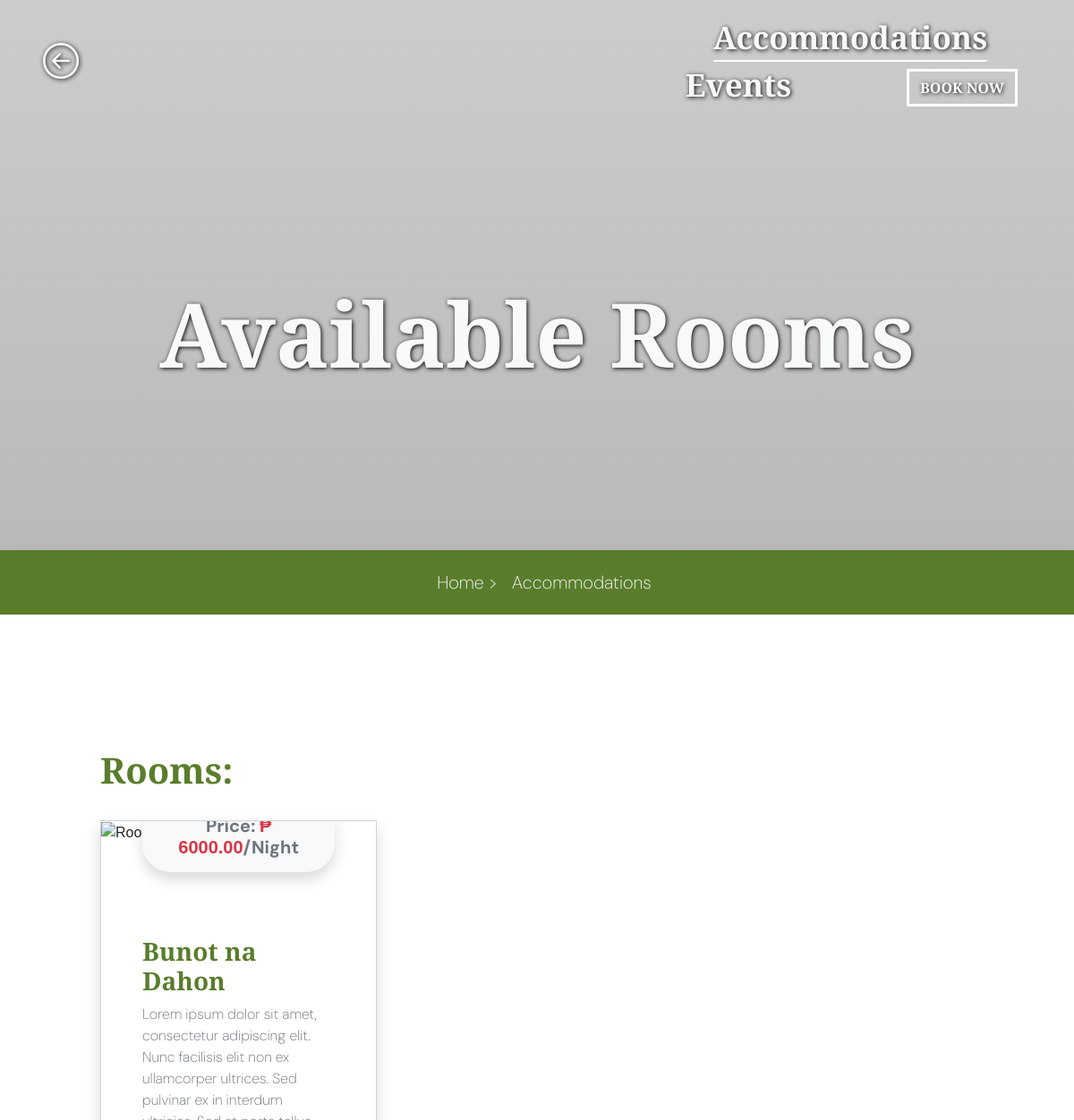
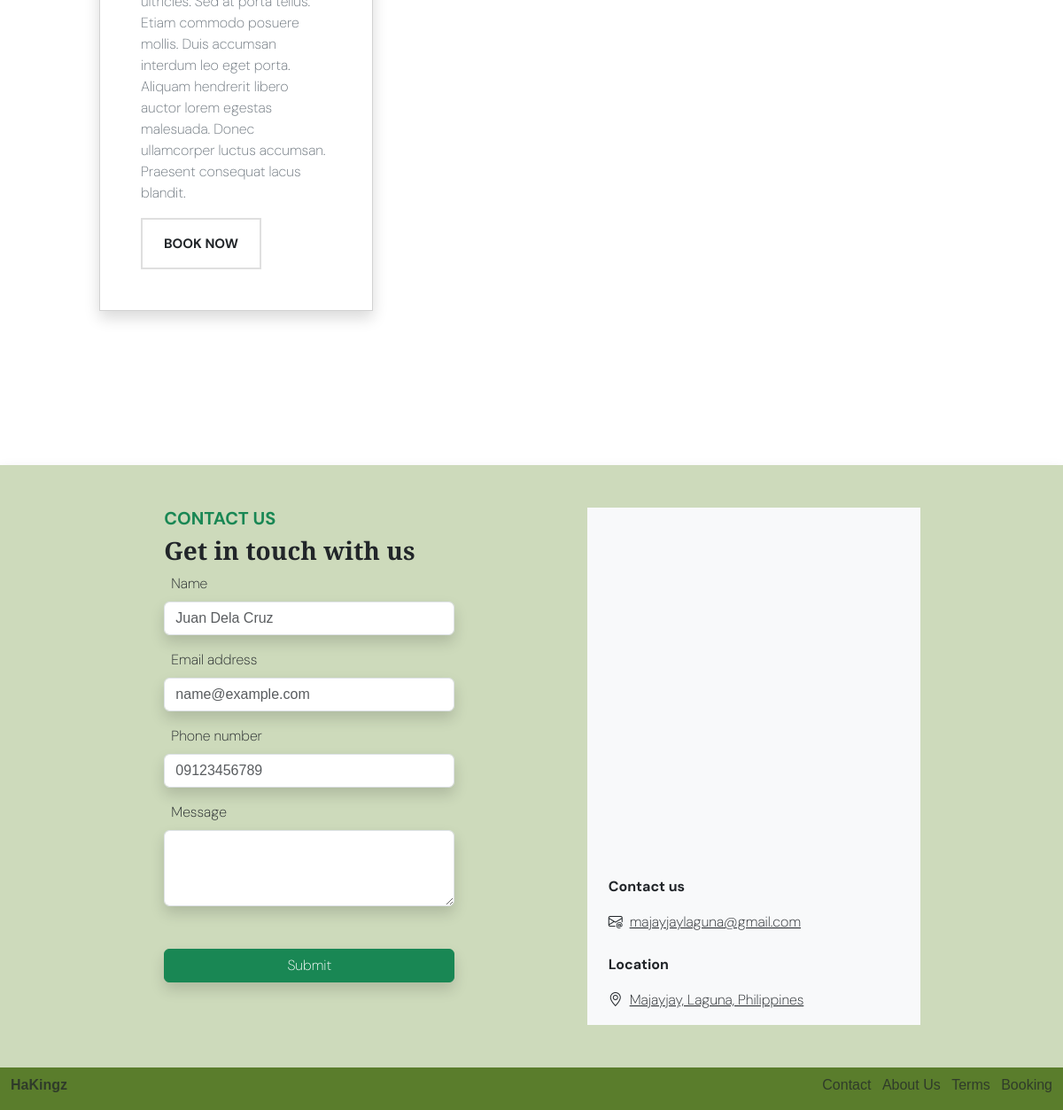
/Resort/page-2.php?businessInfoID=79, run on the app's committed database (2 pictures, top to bottom).
### tables this page shows
CREATE TABLE `roominfotable` (
  `roomID` int(11) NOT NULL,
  `BusinessInfoID` int(11) NOT NULL,
  `roomName` varchar(255) NOT NULL,
  `roomPrice` decimal(10,2) NOT NULL,
  `adultMax` int(11) NOT NULL,
  `ChildrenMax` int(11) NOT NULL,
  `RoomDescriptions` text NOT NULL,
  `image1` varchar(255) DEFAULT NULL,
  `image2` varchar(255) DEFAULT NULL,
  `image3` varchar(255) DEFAULT NULL,
  `image4` varchar(255) DEFAULT NULL,
  `image5` varchar(255) DEFAULT NULL,
  `image6` varchar(255) DEFAULT NULL
);

### Resort/page-2.php (the view, shortened to what this page needs)
<?php
include '../includes/db.php';
$businessInfoID = isset($_GET['businessInfoID']) ? (int) $_GET['businessInfoID'] : 1;
try {
    $stmt = $pdo->prepare("
        SELECT roomID, roomName, roomPrice, RoomDescriptions, image1
        FROM roominfotable
        WHERE BusinessInfoID = :businessInfoID
    ");
    $stmt->execute(['businessInfoID' => $businessInfoID]);
    $rooms = $stmt->fetchAll(PDO::FETCH_ASSOC);
} catch (Exception $e) {
    echo "Error: " . $e->getMessage();
}
?>
<!DOCTYPE html>
<html lang="en">
<head>
    <link href="https://cdn.jsdelivr.net/npm/bootstrap@5.3.3/dist/css/bootstrap.min.css" rel="stylesheet">
    <link rel="stylesheet" href="https://cdn.jsdelivr.net/npm/bootstrap-icons@1.11.3/font/bootstrap-icons.min.css">
    <link rel="stylesheet" href="https://cdn.jsdelivr.net/npm/swiper@11/swiper-bundle.min.css" />
    <link rel="stylesheet" href="https://cdnjs.cloudflare.com/ajax/libs/font-awesome/5.15.3/css/all.min.css">
    <link rel="stylesheet" href="../../resort/new-resort-ui.css">
</head>
<body>
    <main class="content">
        <section class="first-page" id="first-page">
            <div class="container-fluid">
                <div class="row d-flex justify-content-center">
                    <div class="col-lg-4 py-3 ps-5 d-flex justify-content-start align-items-center">
                        <a href="../../resort/page-1.php?businessInfoID=<?php echo $businessInfoID; ?>"><i class="bi bi-arrow-left-circle fw-bold text-light fs-1 text-shadow-light"></i></a>
                    </div>
                    <div class="col-lg-5 py-3 ms-auto">
                        <div class="row">
                            <div class="col text-center">
                                <a href="../../resort/page-2.php" class="page-nav active mx-2 text-light rounded-0 cormorant-text fw-bold text-shadow-light">Accommodations</a>
                            </div>
                            <div class="col text-center">
                                <a href="" class="page-nav mx-2 text-light rounded-0 cormorant-text fw-bold text-shadow-light">Events</a>
                            </div>
                            <div class="col text-center">
                                <a href="../../resort/page-2.php" class="page-nav-book btn mx-2 mt-2  rounded-0 cormorant-text fw-bold text-shadow-light">BOOK NOW</a>
                            </div>
                        </div>
                    </div>
                </div>
                <div class="page-title-container">
                    <h1 class="page-title text-light text-center cormorant-text fw-bold ">Available Rooms</h1>
                </div>
            </div>
        </section>
        <section class="accommodation-page-title bg-color-5 shadow">
            <div class="accommodation-nav bg-color-1 m-0 py-3">
                <div class="d-flex justify-content-center">
                    <a href="../../resort/page-1.php" class="text-decoration-none">
                        <h3 class="nav text-light text-nav mx-3 dm-sans-text">Home ></h3>
                    </a>
                    <a href="../../resort/page-2.php" class="text-decoration-none">
                        <h3 class="nav text-nav text-light dm-sans-text">Accommodations</h3>
                    </a>
                </div>
            </div>
            <div class="container-fluid">
                <div class="row room-lists d-flex justify-content-center align-items-center">
                    <div class="col-xxl-8 col-xl-10 col-lg-10 col-md-11 col-md-12 ">
                        <div class="row">
                            <h1 class="text-color-1 cormorant-text fw-bold">Rooms:</h1>
                            <?php foreach ($rooms as $room): ?>
                                <div class="col-xl-4 col-lg-6 col-md-6 col-sm-10 my-4 d-flex justify-content-center">
                                    <div class="card shadow custom-card-height rounded-0 overflow-hidden">
                                        <div class="img-container">
                                        </div>
                                        <div class="card-body">
                                            <div class="price-overlay shadow bg-light rounded-5">
                                                <h5 class="p-3 text-center dm-sans-text fw-bold text-secondary">Price: <span class="text-danger">&#8369 <?php echo htmlspecialchars($room['roomPrice']); ?></span>/Night</h5>
                                            </div>
                                            <h3 class="card-title text-color-1 fw-bold cormorant-text"><?php echo htmlspecialchars($room['roomName']); ?></h3>
                                            <p class="card-text dm-sans-text text-secondary"><?php echo htmlspecialchars($room['RoomDescriptions']); ?></p>
                                            <a href="../../resort/page-3.php?roomID=<?php echo $room['roomID']; ?>&businessInfoID=<?php echo $businessInfoID; ?>" class="btn btn-book fw-bold dm-sans-text rounded-0 py-3 px-4">BOOK NOW</a>
                                        </div>
                                    </div>
                                </div>
                            <?php endforeach; ?>
                        </div>
                    </div>
                </div>
            </div>
        </section>
        <section id="contact" class="contact-container shadow">
            <div class="container-fluid p-5 bg-color-6">
                <div class="row justify-content-evenly">
                    <div class="col-lg-4 col-sm-5 gx-5 mb-4">
                        <div class="col-12">
                            <h5 class="text-start text-success fw-bold dm-sans-text">CONTACT US</h5>
                        </div>
                        <div class="col-12">
                            <h3 class="text-start text-dark cormorant-text">Get in touch with us</h3>
                        </div>
                        <div class="col-12 mb-3">
                            <label for="text" class="form-label text-start text-dark dm-sans-text ms-2">Name</label>
                            <input type="text" class="form-control shadow" name="" placeholder="Juan Dela Cruz">
                        </div>
                        <div class="col-12 mb-3">
                            <label for="email" class="form-label text-start text-dark dm-sans-text ms-2">Email address</label>
                            <input type="email" class="form-control shadow" name="" placeholder="name@example.com">
                        </div>
                        <div class="col-12 mb-3">
                            <label for="contact" class="form-label text-start text-dark dm-sans-text ms-2">Phone number</label>
                            <input type="number" class="form-control shadow" name="" placeholder="09123456789">
                        </div>
                        <div class="col-12 mb-5">
                            <label for="message" class="form-label text-start text-dark dm-sans-text ms-2">Message</label>
                            <textarea class="form-control shadow" name="" rows="3"></textarea>
                        </div>
                        <div class="col-12 mb-1 d-grid">
                            <button class="btn btn-success shadow dm-sans-text">Submit</button>
                        </div>
                    </div>
                    <div class="col-lg-4 col-sm-5 gx-5 bg-light">
                        <div id="googleMap" style="width:100%;height:400px;"></div>
                        <div class="row">
                            <div class="col-12">
                                <p class="text-start text-dark fw-bold mt-3 dm-sans-text">Contact us</p>
                                <p><i class="bi bi-envelope-at text-dark me-2"></i><a href="" class="text-dark dm-sans-text">majayjaylaguna@gmail.com</a></p>
                            </div>
                            <div class="col-12 ">
                                <p class="text-start text-dark fw-bold mt-2 dm-sans-text">Location</p>
                                <p><i class="bi bi-geo-alt text-dark me-2"></i><a href="" class="text-dark dm-sans-text">Majayjay, Laguna, Philippines</a></p>
                            </div>
                        </div>
                    </div>
                </div>
            </div>
        </section>
        <section class="footer-container bg-color-1">
            <div class="container-fluid ">
                <div class="row ">
                    <div class="col-6 text-start mt-2">
                        <p class="mb-0">
                            <a href="#" class="text-muted">
                                <strong>HaKingz</strong>
                            </a>
                        </p>
                    </div>
                    <div class="col-6 text-end mt-2">
                        <ul class="list-inline">
                            <li class="list-inline-item">
                                <a href="#" class="text-muted">Contact</a>
                            </li>
                            <li class="list-inline-item">
                                <a href="#" class="text-muted">About Us</a>
                            </li>
                            <li class="list-inline-item">
                                <a href="#" class="text-muted">Terms</a>
                            </li>
                            <li class="list-inline-item">
                                <a href="#" class="text-muted">Booking</a>
                            </li>
                        </ul>
                    </div>
                </div>
            </div>
        </section>
    </main>
</body>
</html>

### Resort/new-resort-ui.css (style rules this page uses)
* { margin: 0; padding: 0; box-sizing: border-box; font-family: Arial, Helvetica, sans-serif }
.cormorant-text { font-family: "Cormorant", serif; font-optical-sizing: auto; font-weight: 1000; font-style: normal; }
.dm-sans-text { font-family: "DM Sans", sans-serif; font-optical-sizing: auto; font-weight: 250; font-style: normal; }
body { overflow-x: hidden; position: relative; background: linear-gradient(rgba(0, 0, 0, 0.2), rgba(0, 0, 0, 0.5)), url('../../resort/resort-sea-2.jpg'); background-size: cover; background-position: center; background-attachment: fixed; background-repeat: no-repeat; }
.content { position: relative; z-index: 1; color: white; }
.text-nav { font-size: 20px; padding: 8px 0; }
.page-nav-book { color: #ffffff; border: 0.2rem solid white; }
.page-nav { position: relative; text-decoration: none; display: inline-block; font-size: 35px; }
.page-nav::after { content: " "; position: absolute; bottom: 0; left: 50%; width: 0; height: 2px; background-color: rgb(255, 255, 255); transition: width 0.4s ease, left 0.4s ease; border-radius: 0.9rem; transform-origin: center; }
.page-nav.active::after { width: 100%; left: 0; }
.text-shadow-light { text-shadow: 1px 1px 5px rgb(0, 0, 0); }
.text-color-1 { color: #5A7D2C; }
.bg-color-1 { background-color: #5A7D2C; }
.bg-color-5 { background-color: #ffffff; }
.bg-color-6 { background-color: rgb(205, 218, 187); }
.card { transition: transform 1s ease; }
.price-overlay { transform: translateY(-80%); }
.custom-card-height { width: 27rem; height: auto; }
.custom-card-height .card-body { margin: 0 30px 30px 30px; }
.page-title-container { padding: 175px 0; }
.page-title { text-shadow: 1px 1px 5px rgb(0, 0, 0); color: #3dac78; }
.room-lists { padding: 150px 0; }
.page-title { font-size: 100px; }
.btn-book { font-size: 15px; background-color: #ffffff; border: rgb(223, 223, 223) 0.15rem solid; }
.card { position: relative; overflow: hidden; }
.text-muted { text-decoration: none; }

### data on the page
roominfotable: roomPrice "6000.00", roomName "Bunot na Dahon", RoomDescriptions "Lorem ipsum dolor sit amet, consectetur adipiscing elit. Nunc facilisis elit non ex ullamcorper ultrices. Sed pulvinar ex in interdum ultricies. Sed at porta tellus. Etiam commodo posuere mollis. Duis accumsan interdum leo eget porta. Aliquam hendrerit libero auctor lorem egestas malesuada. Donec ullamcorper luctus accumsan. Praesent consequat lacus blandit."
